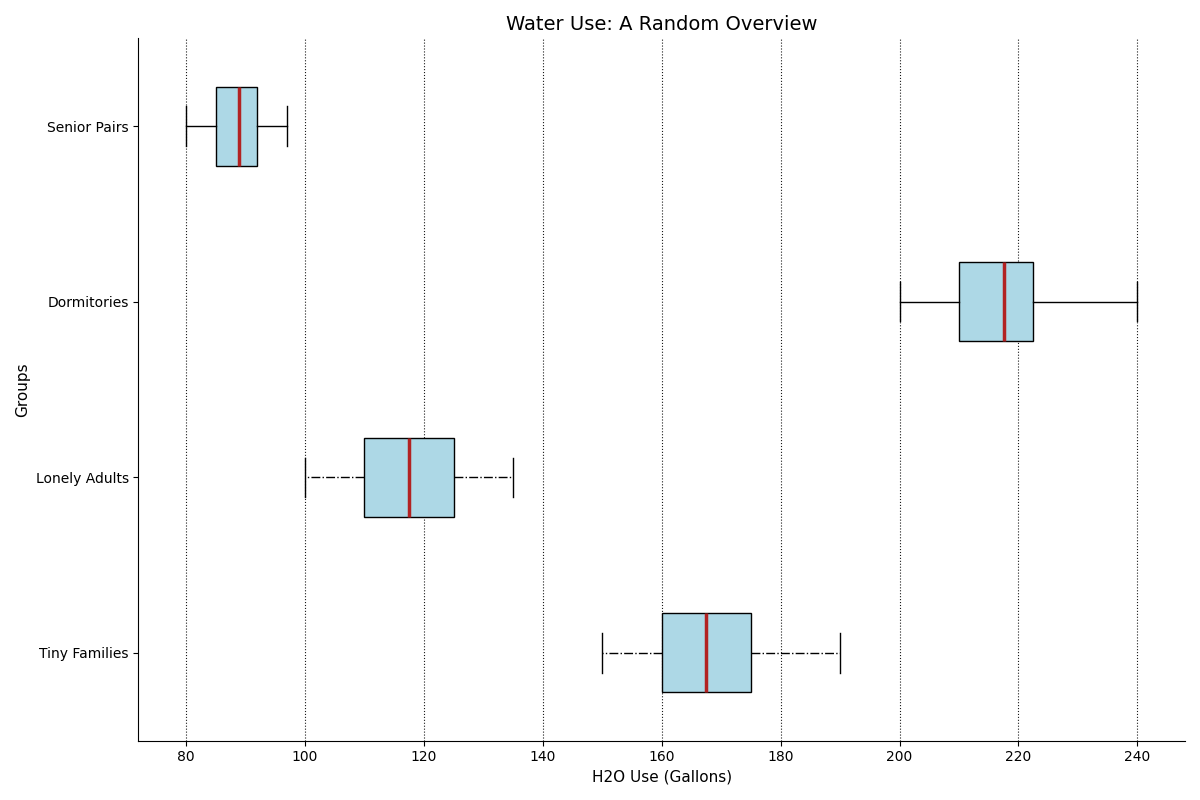

Source code (Python):
import matplotlib.pyplot as plt
import numpy as np

small_families = [150, 160, 170, 155, 165, 180, 175, 160, 170, 165, 175, 190]
single_adults = [100, 110, 115, 105, 120, 125, 110, 120, 115, 125, 130, 135]
student_households = [200, 210, 220, 205, 215, 230, 220, 210, 220, 215, 230, 240]
elderly_couples = [80, 85, 90, 82, 88, 95, 92, 85, 90, 88, 92, 97]

water_usage_data = [small_families, single_adults, student_households, elderly_couples]
household_types = ['Tiny Families', 'Lonely Adults', 'Dormitories', 'Senior Pairs']

fig, ax = plt.subplots(figsize=(12, 8))

box = ax.boxplot(water_usage_data, vert=False, patch_artist=True, labels=household_types, notch=False)

single_color = 'lightblue'
for patch in box['boxes']:
    patch.set_facecolor(single_color)

for whisker, cap, median, flier in zip(box['whiskers'], box['caps'], box['medians'], box['fliers']):
    whisker.set(color='black', linewidth=1, linestyle='-.')
    cap.set(color='black', linewidth=1)
    median.set(color='firebrick', linewidth=2.5)
    flier.set(marker='s', color='blue', alpha=0.8)

ax.set_title('Water Use: A Random Overview', fontsize=14, fontweight='normal')
ax.set_xlabel('H2O Use (Gallons)', fontsize=11)
ax.set_ylabel('Groups', fontsize=11)
ax.xaxis.grid(True, linestyle=':', color='black', alpha=0.9)

ax.spines['top'].set_visible(False)
ax.spines['right'].set_visible(False)

plt.tight_layout()
plt.show()
